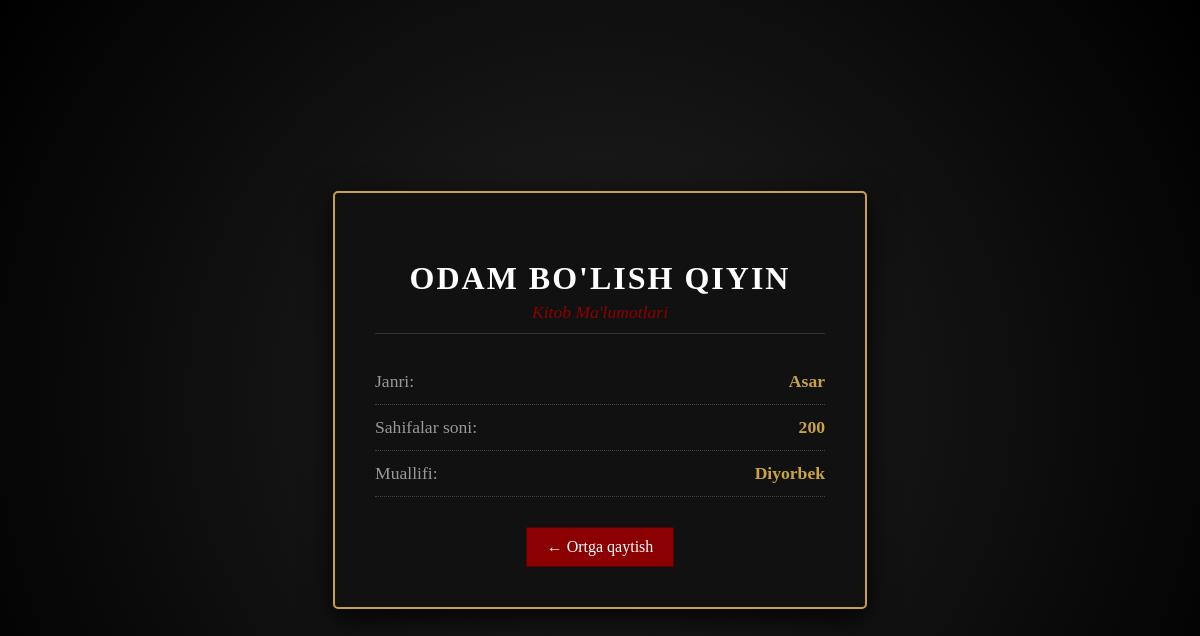
Page /kitob/6/ on the earlier database version.
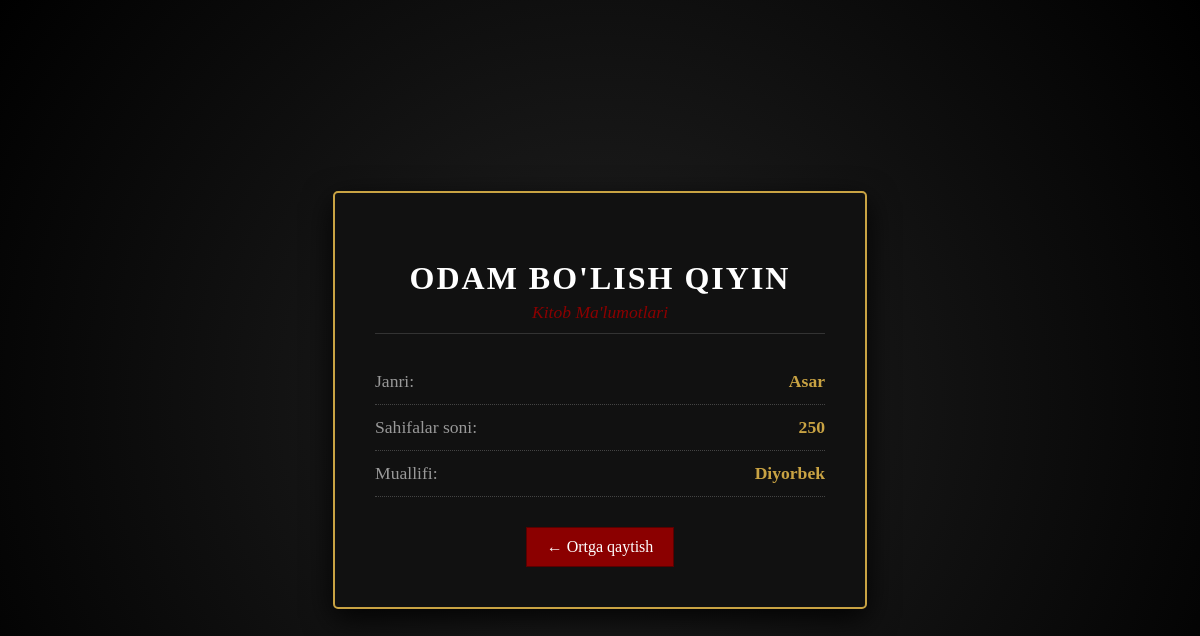
Same page on the later database version.
### main/models.py (models this page shows, shortened)
class Kitob(models.Model):
    nom = models.CharField(max_length = 100)
    janr = models.CharField(max_length = 100)
    sahifa = models.IntegerField()
    muallif = models.ForeignKey(Muallif, on_delete=models.CASCADE)
    class Meta:
        verbose_name = "Kitob"
        verbose_name_plural = "Kitoblar"

class Muallif(models.Model):
    class Jins(models.TextChoices):
        MALE = 'male', 'Male'
        FEMALE = 'female', 'Female'
    ism = models.CharField(max_length = 100)
    jins = models.CharField(max_length = 100, choices=Jins.choices)
    tugilgan_sana = models.DateField()
    kitob_soni = models.IntegerField()
    tirik = models.BooleanField()
    class Meta:
        verbose_name = "Muallif"
        verbose_name_plural = "Mualliflar"

### main/views.py (the view)
# urls.py: path('kitob/<int:pk>/', views.kitob_detail, name='kitob_detail'),
def kitob_detail(request, pk):
    kitob = get_object_or_404(Kitob, id=pk)
    return render(request, 'kitob_detail.html', {'kitob': kitob})

### main/templates/kitob_detail.html (shortened to what this page needs)
<!DOCTYPE html>
<html lang="uz">
<head>
</head>
<body>
    <div class="card">
        <h2>{{ kitob.nom }}</h2>
        <div class="subtitle">Kitob Ma'lumotlari</div>
        <div class="info-row"><span class="label">Janri:</span> <span class="value">{{ kitob.janr }}</span></div>
        <div class="info-row"><span class="label">Sahifalar soni:</span> <span class="value">{{ kitob.sahifa }}</span></div>
        <div class="info-row"><span class="label">Muallifi:</span> <span class="value">{{ kitob.muallif.ism }}</span></div>
        <a href="javascript:history.back()" class="back-btn">&#8592; Ortga qaytish</a>
    </div>
</body>
</html>

Differences in the rows shown:
changed Kitob "ODAM BO'LISH QIYIN": sahifa "200" → "250"
